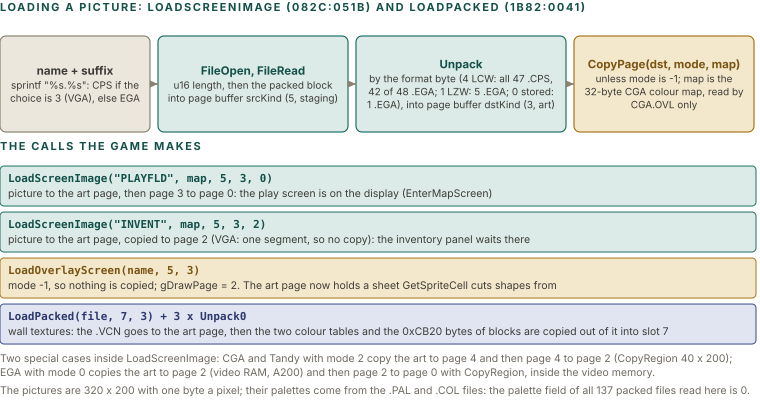

Here is the Python script that generated this plot:
import sys; sys.path.insert(0, '.')
from figlib import *

c = Canvas(760, 400)
c.section(0, 11, "LOADING A PICTURE: LoadScreenImage (082C:051B) AND LoadPacked (1B82:0041)")

# pipeline
y = 36
boxes = [
    ("name + suffix", "sprintf \"%s.%s\": CPS if the choice is 3 (VGA), else EGA", "grey", 150),
    ("FileOpen, FileRead", "u16 length, then the packed block into page buffer srcKind (5, staging)", "teal", 190),
    ("Unpack", "by the format byte (4 LCW: all 47 .CPS, 42 of 48 .EGA; 1 LZW: 5 .EGA; 0 stored: 1 .EGA), into page buffer dstKind (3, art)", "teal", 210),
    ("CopyPage(dst, mode, map)", "unless mode is -1; map is the 32-byte CGA colour map, read by CGA.OVL only", "ochre", 180),
]
x = 0
for i, (t, b, k, w) in enumerate(boxes):
    c.box(x, y, w, 96, k, t, [b], size=10, tsize=11.5)
    if i:
        c.arrow([(x - 8, y + 48), (x, y + 48)], color=GREY)
    x += w + 8

# three ways the game calls it
y2 = 160
c.section(0, y2 - 10, "THE CALLS THE GAME MAKES")
rows = [
    ("LoadScreenImage(\"PLAYFLD\", map, 5, 3, 0)", "picture to the art page, then page 3 to page 0: the play screen is on the display (EnterMapScreen)", "teal"),
    ("LoadScreenImage(\"INVENT\", map, 5, 3, 2)", "picture to the art page, copied to page 2 (VGA: one segment, so no copy): the inventory panel waits there", "teal"),
    ("LoadOverlayScreen(name, 5, 3)", "mode -1, so nothing is copied; gDrawPage = 2. The art page now holds a sheet GetSpriteCell cuts shapes from", "ochre"),
    ("LoadPacked(file, 7, 3) + 3 x Unpack0", "wall textures: the .VCN goes to the art page, then the two colour tables and the 0xCB20 bytes of blocks are copied out of it into slot 7", "navy"),
]
yy = y2 + 6
for t, b, k in rows:
    c.rect(0, yy, 756, 40, fill=PAL[k][2], stroke=PAL[k][1], sw=1, rx=4)
    c.text(8, yy + 16, t, size=11, weight=700, color=PAL[k][0], mono=True)
    c.text(8, yy + 31, b, size=10.5, color=INK2)
    yy += 46

# special cases
c.text(0, yy + 12, "Two special cases inside LoadScreenImage: CGA and Tandy with mode 2 copy the art to page 4 and then page 4 to page 2 (CopyRegion 40 x 200);", size=10.5, color=MUTED)
c.text(0, yy + 26, "EGA with mode 0 copies the art to page 2 (video RAM, A200) and then page 2 to page 0 with CopyRegion, inside the video memory.", size=10.5, color=MUTED)
c.text(0, yy + 44, "The pictures are 320 x 200 with one byte a pixel; their palettes come from the .PAL and .COL files: the palette field of all 137 packed files read here is 0.", size=10.5, color=MUTED)
c.h = yy + 54
c.save("figs/gfx_load_image.svg")
